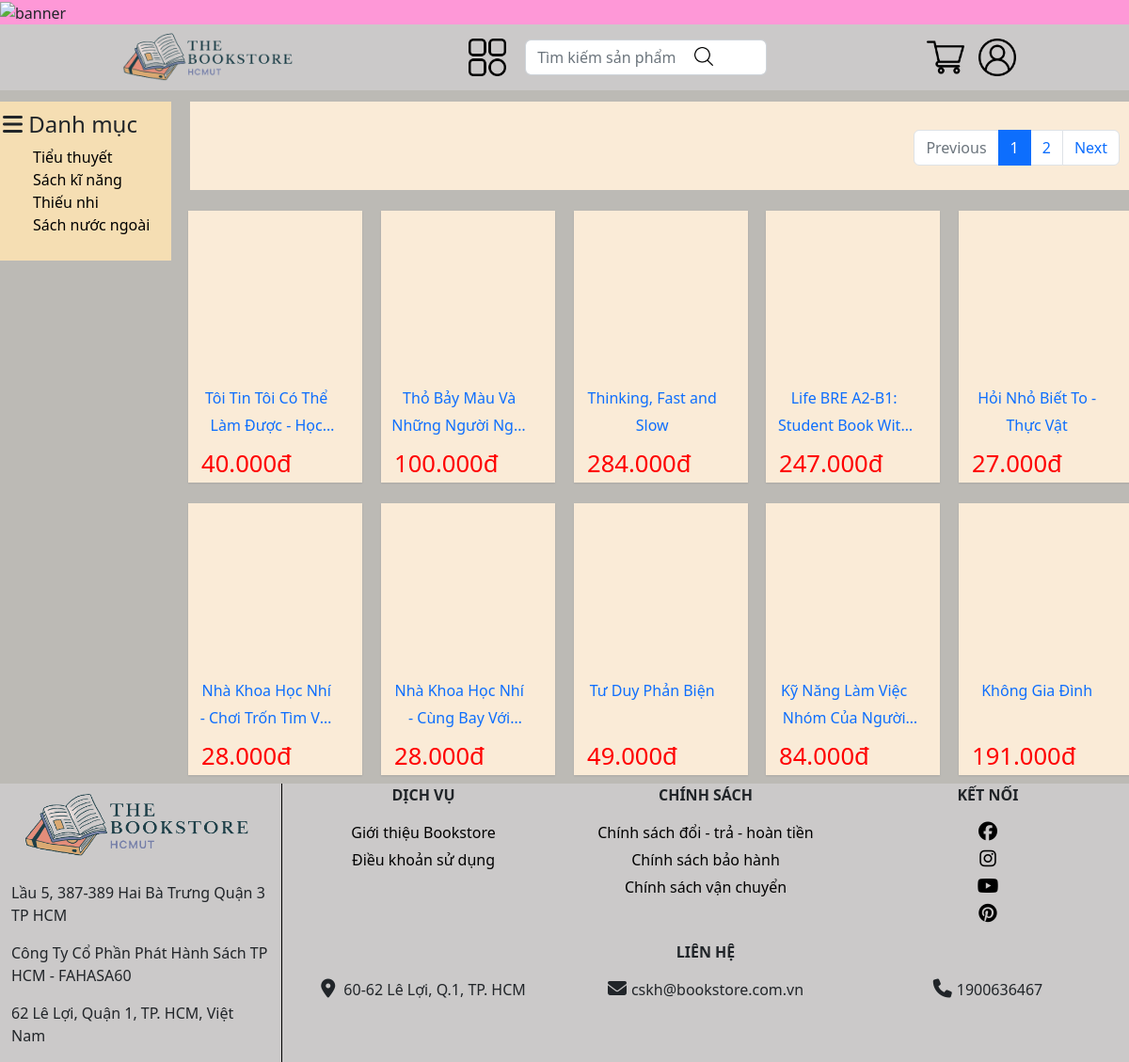
The app's page /app/views/customer/home.php (signed in) with its own data.
### tables this page shows
CREATE TABLE `book` (
  `book_id` int(10) NOT NULL,
  `name` varchar(225) NOT NULL,
  `description` text NOT NULL,
  `price` double NOT NULL,
  `author` varchar(50) NOT NULL,
  `cover_image` varchar(225) NOT NULL,
  `category_id` int(10) NOT NULL,
  `publisher` text NOT NULL DEFAULT 'Kim Đồng'
);

### app/controller/product_ctl.php (called while the page is built, shortened)
<?php
        include('../../config.php');
        $item_per_page = 10;
        $current_page = (!empty($_GET['page'])) ? $_GET['page']  :1;
        $offset = ($current_page - 1) * $item_per_page;
        if(isset($_GET['category_id'])){
            $db_book="SELECT * FROM `book` WHERE `category_id`=$_GET[category_id] ORDER BY `book_id` DESC"
                    . " LIMIT " . $item_per_page . " OFFSET " . $offset;
            $db_book_run = mysqli_query($conn,$db_book);
            $total_records = mysqli_query($conn,"SELECT * FROM `book` WHERE `category_id`=$_GET[category_id]");
            $total_records = mysqli_num_rows($total_records);
            $total_page = ceil($total_records /  $item_per_page);
            if(!$db_book_run){
                header('location: ../LoginAndSignup/home.php');
                exit(0);
            }
        }else{
            $db_book="SELECT * FROM `book` ORDER BY `book_id` DESC"
                        . " LIMIT " . $item_per_page . " OFFSET " . $offset;
            $db_book_run = mysqli_query($conn,$db_book);
        }
?>

### app/views/product/product-list.php (the view)
<?php
$item = mysqli_num_rows($db_book_run) - 1;
$cur_temp = 0;
$old_temp = $cur_temp;
    while($row = mysqli_fetch_array($db_book_run)){
        $price = number_format($row['price'], 0, ',', '.') . "đ";
        if(($cur_temp % 5) == 0){
            $old_temp = $cur_temp;
            echo "<div class='grid_row'>";
        }
        echo "
        <div class='grid_column-2-4'>
        <a href='../product/product-detail.php?book_id=$row[book_id]' style='text-decoration: none'>
          <div class='home-product-item'>
            <div
              class='home-product-item__img'
              style='
                background-image: url($row[cover_image]);
              '
            ></div>
            <h4 class='home-product-item__name'>
              $row[name]
            </h4>
            <div class='home-product-item__price'>
              <span class='home-product-item__price-new'> $price</span>
            </div>
          </div>
          </a>
        </div>
        ";
        if(($cur_temp - $old_temp) == 4 || ($cur_temp == $item)){
            echo "</div>";
        }
        $cur_temp =$cur_temp +1;
    }
?>

### public/css/account/account.css (style rules this page uses)
body { background-color: #bcbab5; min-height: 100vh; display: flex; flex-direction: column; }

### public/css/home/home.css (style rules this page uses)
* { box-sizing: border-box; -moz-box-sizing: border-box; -webkit-box-sizing: border-box; }
.grid_row { display: flex; flex-wrap: wrap; margin-left: -12px; margin-right: -12px; margin-top: 12px; }
.grid_column-2-4 { padding-left: 10px; padding-right: 10px; width: 20%; }
.home-product-item { position: relative; margin-top: 10px; background-color: antiquewhite; box-shadow: 0 1px 2px 0 rgb(0, 0, 0, 0.1); transition: transform linear 0.1s; will-change: transform; }
.home-product-item__img { padding-top: 100%; background-repeat: no-repeat; background-size: contain; background-position: center; }
.home-product-item__name { font-size: 1rem; font-weight: 400; line-height: 1.8rem; height: 3.6rem; width: 90%; overflow: hidden; padding: 0 10px; text-align: center; display: block; display: -webkit-box; -webkit-box-orient: vertical; -webkit-line-clamp: 2; }
.home-product-item__price { display: flex; margin-left: 10px; align-items: baseline; gap: 5px; flex-wrap: wrap; }
.home-product-item__price-new { font-size: 1.6rem; color: red; margin-left: 4px; }

### records on screen
book: name "Tôi Tin Tôi Có Thể Làm Được -…", price "40.000đ"
book: name "Thỏ Bảy Màu Và Những Người…", price "100.000đ"
book: name "Thinking, Fast and Slow", price "284.000đ"
book: name "Life BRE A2-B1: Student Book…", price "247.000đ"
book: name "Hỏi Nhỏ Biết To - Thực Vật", price "27.000đ"
book: name "Nhà Khoa Học Nhí - Chơi Trốn Tìm…", price "28.000đ"
book: name "Nhà Khoa Học Nhí - Cùng Bay…", price "28.000đ"
book: name "Tư Duy Phản Biện", price "49.000đ"
book: name "Kỹ Năng Làm Việc Nhóm Của…", price "84.000đ"
book: name "Không Gia Đình", price "191.000đ"
